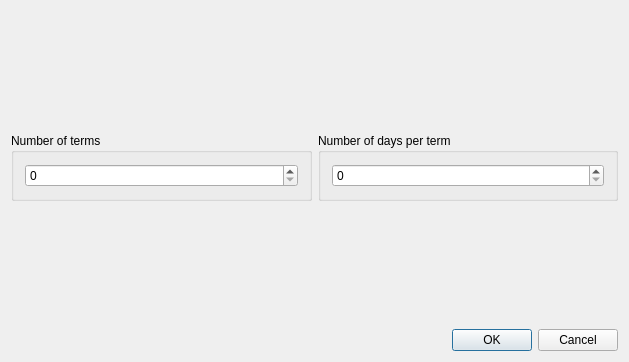
<?xml version="1.0" encoding="UTF-8"?>
<ui version="4.0">
 <class>TermsForm_template</class>
 <widget class="QDialog" name="TermsForm_template">
  <property name="geometry">
   <rect>
    <x>0</x>
    <y>0</y>
    <width>629</width>
    <height>362</height>
   </rect>
  </property>
  <property name="windowTitle">
   <string extracomment="The title of the terms dialog">Terms</string>
  </property>
  <layout class="QGridLayout" name="gridLayout_3">
   <item row="0" column="0">
    <spacer name="verticalSpacer_2">
     <property name="orientation">
      <enum>Qt::Vertical</enum>
     </property>
     <property name="sizeHint" stdset="0">
      <size>
       <width>20</width>
       <height>6</height>
      </size>
     </property>
    </spacer>
   </item>
   <item row="1" column="0">
    <layout class="QHBoxLayout" name="horizontalLayout_2">
     <item>
      <widget class="QGroupBox" name="numberOfTermsGroupBox">
       <property name="title">
        <string>Number of terms</string>
       </property>
       <layout class="QGridLayout" name="gridLayout">
        <item row="0" column="0">
         <widget class="QSpinBox" name="numberOfTermsSpinBox"/>
        </item>
       </layout>
      </widget>
     </item>
     <item>
      <widget class="QGroupBox" name="numberOfDaysPerTermGroupBox">
       <property name="title">
        <string>Number of days per term</string>
       </property>
       <layout class="QGridLayout" name="gridLayout_2">
        <item row="0" column="0">
         <widget class="QSpinBox" name="numberOfDaysPerTermSpinBox"/>
        </item>
       </layout>
      </widget>
     </item>
    </layout>
   </item>
   <item row="2" column="0">
    <spacer name="verticalSpacer">
     <property name="orientation">
      <enum>Qt::Vertical</enum>
     </property>
     <property name="sizeHint" stdset="0">
      <size>
       <width>20</width>
       <height>81</height>
      </size>
     </property>
    </spacer>
   </item>
   <item row="3" column="0">
    <layout class="QHBoxLayout" name="horizontalLayout">
     <item>
      <spacer name="horizontalSpacer">
       <property name="orientation">
        <enum>Qt::Horizontal</enum>
       </property>
       <property name="sizeHint" stdset="0">
        <size>
         <width>40</width>
         <height>20</height>
        </size>
       </property>
      </spacer>
     </item>
     <item>
      <widget class="QPushButton" name="okPushButton">
       <property name="text">
        <string>OK</string>
       </property>
      </widget>
     </item>
     <item>
      <widget class="QPushButton" name="cancelPushButton">
       <property name="text">
        <string>Cancel</string>
       </property>
      </widget>
     </item>
    </layout>
   </item>
  </layout>
 </widget>
 <layoutdefault spacing="6" margin="11"/>
 <tabstops>
  <tabstop>okPushButton</tabstop>
  <tabstop>cancelPushButton</tabstop>
 </tabstops>
 <resources/>
 <connections/>
</ui>
